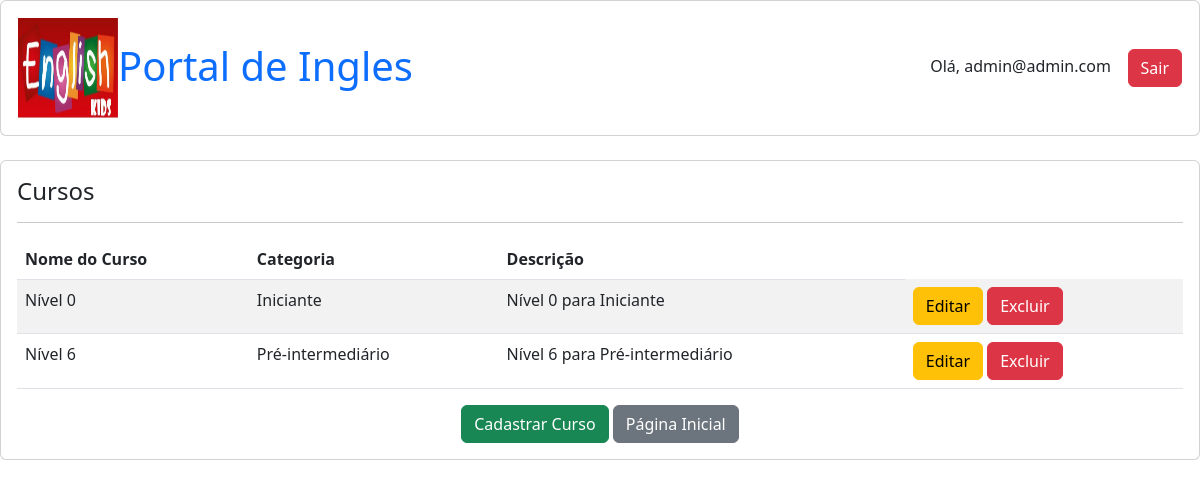
Before: /curso (signed in) with the older database file.
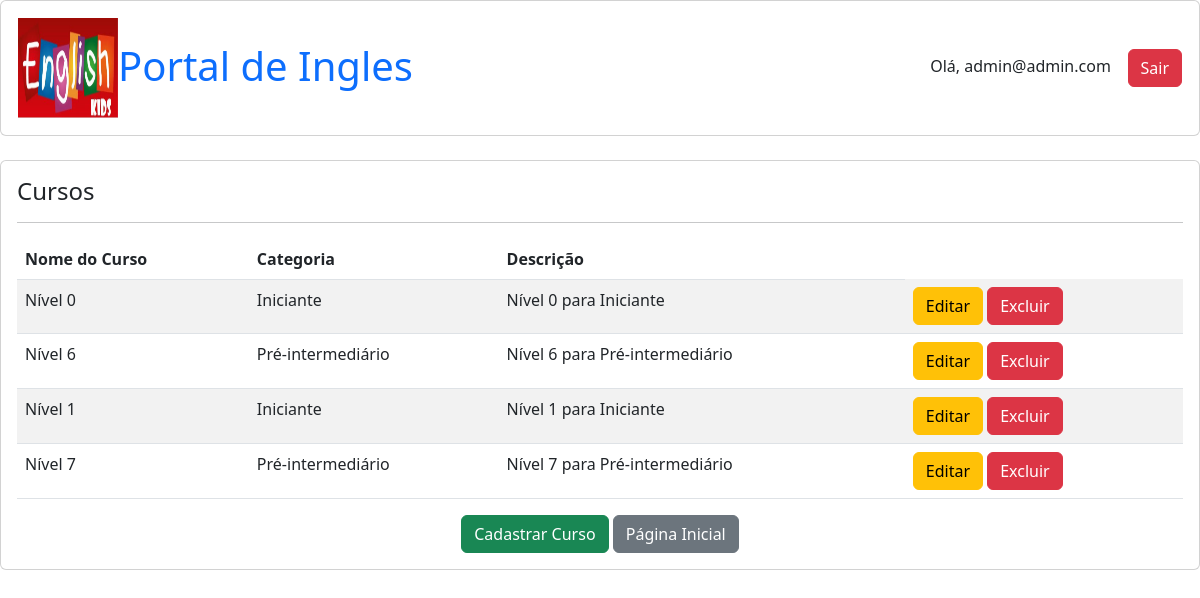
After: the same page with the newer database file.
### portal/models.py (models this page shows, shortened)
class Curso(models.Model):
    categoria = models.ForeignKey(Categoria, on_delete=models.SET_NULL, null=True)
    nome_curso = models.CharField(max_length=200)
    slug = models.SlugField(max_length=200, unique=True)
    usuario = models.ForeignKey(Usuario, on_delete=models.CASCADE)
    descricao = models.TextField(blank=False)
    thumbnail = models.ImageField(upload_to='thumbnails/',null=True, blank=True)

class Categoria(models.Model):
    nome_categoria = models.CharField(max_length=50)
    slug = models.SlugField(max_length=200, unique=True)
    def __str__(self):
        return self.nome_categoria

### portal/views.py (the view)
# urls.py: path('curso', views.curso, name='curso'),
@staff_member_required(login_url='/login')
def curso(request):
    cursos = Curso.objects.all()
    context = {
        'cursos' : cursos
    }
    return render(request, 'curso.html', context)

### portal/models.py (called while the page is built)
    def get_full_name(self):
        return self.email

### portal/templates/curso.html (shortened to what this page needs)
{% extends 'base.html' %}
{% block content %}
<div class='card'>
    <div class='card-body'>
        <h4>Cursos</h4>
        <hr>
        <table class="table table-striped">
            <thead>
                <tr>
                    <th>Nome do Curso</th>
                    <th>Categoria</th>
                    <th>Descrição</th>
                </tr>
            </thead>
            <tbody>
                {% for curso in cursos %}
                <tr>
                    <td>{{ curso.nome_curso }}</td>
                    <td>{{ curso.categoria }}</td>
                    <td>{{ curso.descricao }}</td>
                    <td>
                        <a class="btn btn-warning" href="{% url 'curso_edit' curso.id %}">Editar</a>
                        <a class="btn btn-danger" href="{% url 'curso_delete' curso.id %}"
                        onclick="return confirm('Confirma a exclusão?')">Excluir</a>
                    </td>
                </tr>
                {% endfor %}
            </tbody>
        </table>
        <center>
            <a class="btn btn-success" href="{% url 'curso_add' %}">Cadastrar Curso</a>
            <a class="btn btn btn-secondary" href="{% url 'home' %}">Página Inicial</a>
        </center>
    </div>
</div>
{% endblock %}

Changed rows visible on the page:
added Curso: nome_curso "Nível 1", categoria "Iniciante", descricao "Nível 1 para Iniciante"
added Curso: nome_curso "Nível 7", categoria "Pré-intermediário", descricao "Nível 7 para Pré-intermediário"
